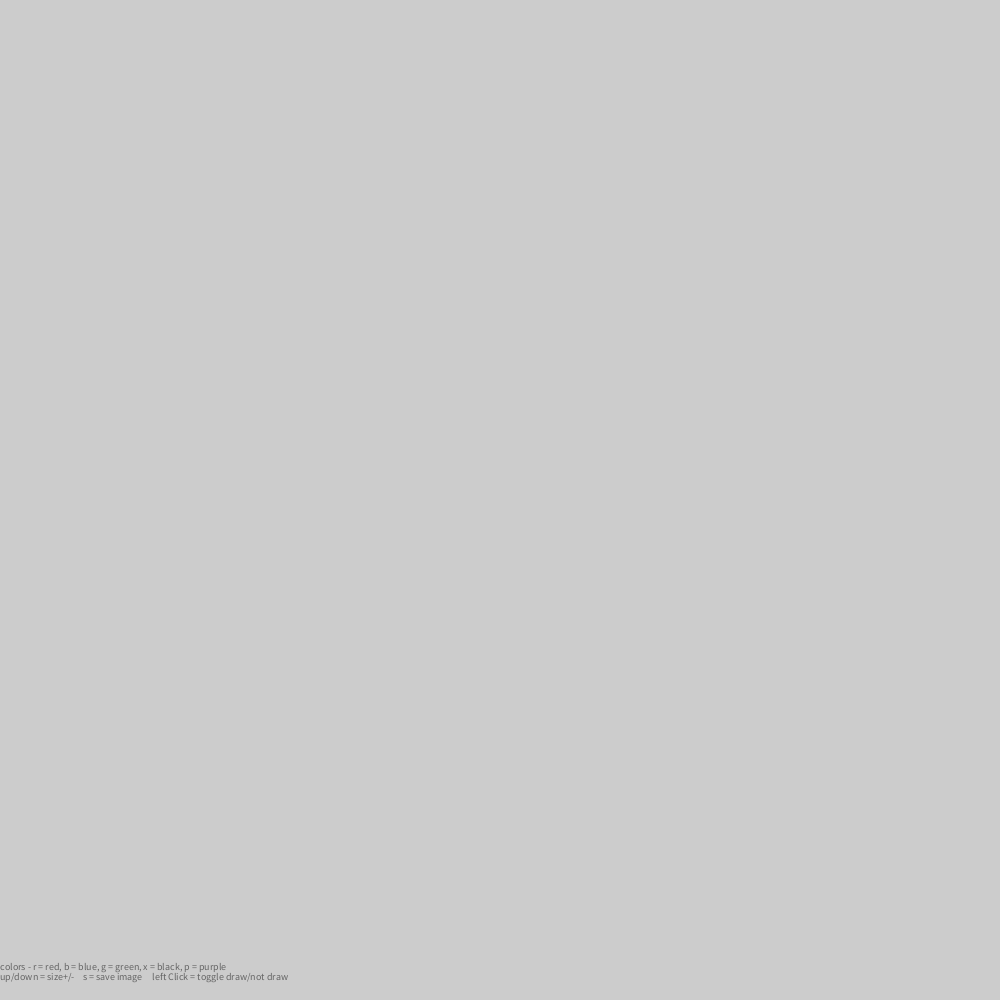
Frame 1 (no input)
Frame 60 (the mouse pressed at the canvas centre just before this capture): identical to frame 1, image omitted
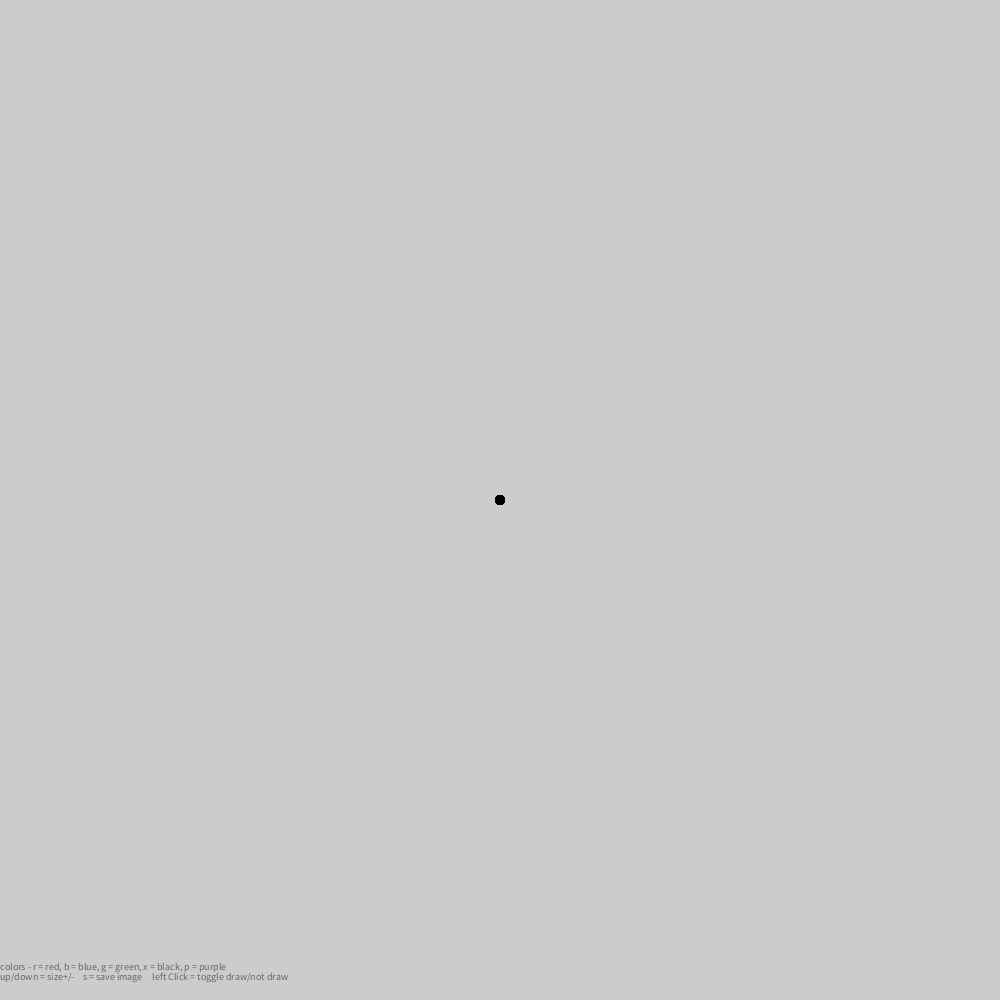
Frame 120 (the mouse held since frame 60 and released just before this capture)

The Processing sketch that drew these frames (run headless with seeded random() and noise(); from frame 60 on, the mouse is pressed at the canvas centre):

// Processing sketch: sketch_rotate
// ── sketch_rotate.pde
int r,g,b,size,alpha,bg;


void setup(){
  size(1000,1000);
  size = 10;
  alpha = 0;
  cursor(CROSS);
  bg = 90;
  
  //writes key
  textSize(10);
  fill(100);
  text("colors - r = red, b = blue, g = green, x = black, p = purple" , 0, height-30);
  text("up/down = size+/-    s = save image     left Click = toggle draw/not draw", 0, height-20);
}

void draw(){
  fill(190);
  //rect(0,0,width, height);
  fill(r,g,b,alpha);
  noStroke();
  ellipse(mouseX, mouseY,size,size);
  pushMatrix();
  translate(width, height);
  rotate(radians(180));
  ellipse(mouseX,mouseY,size,size); 
  popMatrix();
}

void keyPressed(){
  //change the color
  if (key == 'r'){
    r = 142;
    g = 11;
    b = 11;
  }
  else if (key == 'g'){
    r = 38;
    g = 119;
    b = 31;
  }
  else if (key == 'b'){
    r = 11;
    g = 33;
    b = 142;
  }else if (key == 'p'){
    r = 82;
    g = 7;
    b = 109;
  }else if (key == 'x'){
    r = 0;
    g = 0;
    b = 0;
  }
  
  //adjust the size
  else if (keyCode == UP){
   size += 10; 
  }else if (keyCode == DOWN){
   size -= 10; 
  }
  //start over and change the color of the background
  else if (keyCode == ENTER){
    fill(bg);
    rect(0,0 ,width, height);
  }
  else if (keyCode == RIGHT){
   bg += 10; 
  }
  else if (keyCode == LEFT){
   bg -= 10; 
  }
    
  
  //save the image
  else if (key == 's'){
    save("drawing.png");
  }
}

void mousePressed(){
 if (alpha == 0){
   alpha = 255;
 }else{
   alpha = 0;
 }
}
